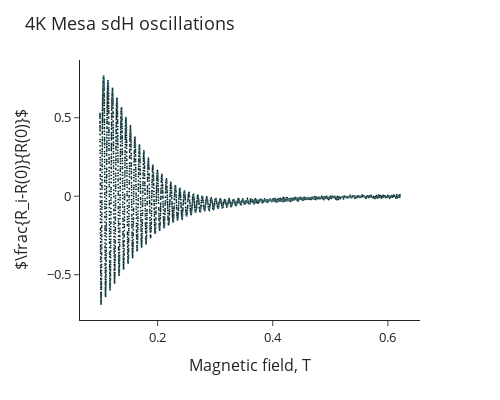

Notebook cell for this chart:
### Markdown cell above
## Getting $k_\text{F}$ from SdH oscillations

Here we define $f$ as the frequency of oscillations over $1/B$. 

The frequencies of the quantum oscillations of resistance $f$ are related to the cross section of the Fermi surfaces $A_{\text{k}}$ in the $k_{\parallel}$ plane by the Onsager relation:

$f = \frac{h}{4 \pi^2 e} A_{\text{k}} = \frac{h}{4 \pi e} k_{\parallel} ^2$


*Note*: we use almost free electron model, therefore, we consider Fermi surface to be a sphere. The section of the sphere is a circle. That means that $A_{\text{k}} = \pi k^2$.


First, we are getting the frequency by performing FFT on resistance oscillations over $1/B$

### Code cell
fig = px.scatter(data4K, x = data4K['1/B'], y = data4K['dR/R'], width = 500, height = 400, template = 'simple_white')
fig.update_layout(
    title=r'4K Mesa sdH oscillations',
    xaxis_title=r'Magnetic field, T',
    yaxis_title=r'$\frac{R_i-R(0)}{R(0)}$', font=dict(
        size=13
    ))
#markers style
fig.update_traces(marker=dict(size=1.5,opacity=1, color = "black",
                              line=dict(width=.5,
                                        color="#53868B")),
                  selector=dict(mode='markers'))

fig.show()

### Figure 1 — Plotly figure (JSON) as saved in the notebook; plotly's stock layout.template omitted (floating-point values rounded to 4 significant figures; data arrays with more than 128 entries replaced by an {"elided": "..."} marker saying what was removed)
{"data": [{"hovertemplate": "1/B=%{x}<br>dR/R=%{y}<extra></extra>", "legendgroup": "", "marker": {"color": "black", "line": {"color": "#53868B", "width": 0.5}, "opacity": 1, "size": 1.5, "symbol": "circle"}, "mode": "markers", "name": "", "showlegend": false, "type": "scattergl", "x": {"elided": "3856 float values"}, "xaxis": "x", "y": {"elided": "3856 float values"}, "yaxis": "y"}], "layout": {"font": {"size": 13}, "height": 400, "legend": {"tracegroupgap": 0}, "margin": {"t": 60}, "title": {"text": "4K Mesa sdH oscillations"}, "width": 500, "xaxis": {"anchor": "y", "domain": [0, 1], "title": {"text": "Magnetic field, T"}}, "yaxis": {"anchor": "x", "domain": [0, 1], "title": {"text": "$\\frac{R_i-R(0)}{R(0)}$"}}}}
